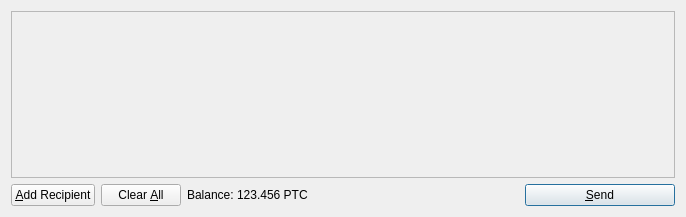
<?xml version="1.0" encoding="UTF-8"?>
<ui version="4.0">
 <class>SendCoinsDialog</class>
 <widget class="QDialog" name="SendCoinsDialog">
  <property name="geometry">
   <rect>
    <x>0</x>
    <y>0</y>
    <width>686</width>
    <height>217</height>
   </rect>
  </property>
  <property name="windowTitle">
   <string>Send Coins</string>
  </property>
  <layout class="QVBoxLayout" name="verticalLayout">
   <item>
    <widget class="QScrollArea" name="scrollArea">
     <property name="widgetResizable">
      <bool>true</bool>
     </property>
     <widget class="QWidget" name="scrollAreaWidgetContents">
      <property name="geometry">
       <rect>
        <x>0</x>
        <y>0</y>
        <width>666</width>
        <height>165</height>
       </rect>
      </property>
      <layout class="QVBoxLayout" name="verticalLayout_2">
       <property name="margin">
        <number>0</number>
       </property>
       <item>
        <layout class="QVBoxLayout" name="entries">
         <property name="spacing">
          <number>6</number>
         </property>
        </layout>
       </item>
       <item>
        <spacer name="verticalSpacer">
         <property name="orientation">
          <enum>Qt::Vertical</enum>
         </property>
         <property name="sizeHint" stdset="0">
          <size>
           <width>20</width>
           <height>40</height>
          </size>
         </property>
        </spacer>
       </item>
      </layout>
     </widget>
    </widget>
   </item>
   <item>
    <layout class="QHBoxLayout" name="horizontalLayout">
     <item>
      <widget class="QPushButton" name="addButton">
       <property name="toolTip">
        <string>Send to multiple recipients at once</string>
       </property>
       <property name="text">
        <string>&amp;Add Recipient</string>
       </property>
       <property name="icon">
        <iconset resource="../bitcoin.qrc">
         <normaloff>:/icons/add</normaloff>:/icons/add</iconset>
       </property>
       <property name="autoDefault">
        <bool>false</bool>
       </property>
      </widget>
     </item>
     <item>
      <widget class="QPushButton" name="clearButton">
       <property name="sizePolicy">
        <sizepolicy hsizetype="Minimum" vsizetype="Fixed">
         <horstretch>0</horstretch>
         <verstretch>0</verstretch>
        </sizepolicy>
       </property>
       <property name="toolTip">
        <string>Remove all transaction fields</string>
       </property>
       <property name="text">
        <string>Clear &amp;All</string>
       </property>
       <property name="icon">
        <iconset resource="../bitcoin.qrc">
         <normaloff>:/icons/remove</normaloff>:/icons/remove</iconset>
       </property>
       <property name="autoRepeatDelay">
        <number>300</number>
       </property>
       <property name="autoDefault">
        <bool>false</bool>
       </property>
      </widget>
     </item>
     <item>
      <layout class="QHBoxLayout" name="horizontalLayout_2">
       <property name="spacing">
        <number>3</number>
       </property>
       <item>
        <widget class="QLabel" name="label">
         <property name="text">
          <string>Balance:</string>
         </property>
        </widget>
       </item>
       <item>
        <widget class="QLabel" name="labelBalance">
         <property name="cursor">
          <cursorShape>IBeamCursor</cursorShape>
         </property>
         <property name="text">
          <string>123.456 PTC</string>
         </property>
         <property name="textInteractionFlags">
          <set>Qt::LinksAccessibleByMouse|Qt::TextSelectableByKeyboard|Qt::TextSelectableByMouse</set>
         </property>
        </widget>
       </item>
      </layout>
     </item>
     <item>
      <spacer name="horizontalSpacer">
       <property name="orientation">
        <enum>Qt::Horizontal</enum>
       </property>
       <property name="sizeHint" stdset="0">
        <size>
         <width>40</width>
         <height>20</height>
        </size>
       </property>
      </spacer>
     </item>
     <item>
      <widget class="QPushButton" name="sendButton">
       <property name="minimumSize">
        <size>
         <width>150</width>
         <height>0</height>
        </size>
       </property>
       <property name="toolTip">
        <string>Confirm the send action</string>
       </property>
       <property name="text">
        <string>&amp;Send</string>
       </property>
       <property name="icon">
        <iconset resource="../bitcoin.qrc">
         <normaloff>:/icons/send</normaloff>:/icons/send</iconset>
       </property>
       <property name="default">
        <bool>true</bool>
       </property>
      </widget>
     </item>
    </layout>
   </item>
  </layout>
 </widget>
 <resources>
  <include location="../bitcoin.qrc"/>
 </resources>
 <connections/>
</ui>
